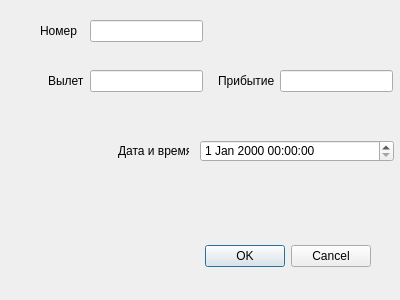
<?xml version="1.0" encoding="UTF-8"?>
<ui version="4.0">
 <class>Dialog</class>
 <widget class="QDialog" name="Dialog">
  <property name="geometry">
   <rect>
    <x>0</x>
    <y>0</y>
    <width>400</width>
    <height>300</height>
   </rect>
  </property>
  <property name="windowTitle">
   <string>Dialog</string>
  </property>
  <widget class="QDialogButtonBox" name="buttonBox">
   <property name="geometry">
    <rect>
     <x>30</x>
     <y>240</y>
     <width>341</width>
     <height>32</height>
    </rect>
   </property>
   <property name="orientation">
    <enum>Qt::Horizontal</enum>
   </property>
   <property name="standardButtons">
    <set>QDialogButtonBox::Cancel|QDialogButtonBox::Ok</set>
   </property>
  </widget>
  <widget class="QLineEdit" name="number">
   <property name="geometry">
    <rect>
     <x>90</x>
     <y>20</y>
     <width>113</width>
     <height>22</height>
    </rect>
   </property>
  </widget>
  <widget class="QLabel" name="number_label">
   <property name="geometry">
    <rect>
     <x>40</x>
     <y>20</y>
     <width>49</width>
     <height>21</height>
    </rect>
   </property>
   <property name="text">
    <string>Номер</string>
   </property>
  </widget>
  <widget class="QLineEdit" name="departure">
   <property name="geometry">
    <rect>
     <x>90</x>
     <y>70</y>
     <width>113</width>
     <height>22</height>
    </rect>
   </property>
  </widget>
  <widget class="QLineEdit" name="arrival">
   <property name="geometry">
    <rect>
     <x>280</x>
     <y>70</y>
     <width>113</width>
     <height>22</height>
    </rect>
   </property>
  </widget>
  <widget class="QLabel" name="dep_label">
   <property name="geometry">
    <rect>
     <x>48</x>
     <y>70</y>
     <width>41</width>
     <height>21</height>
    </rect>
   </property>
   <property name="text">
    <string>Вылет</string>
   </property>
  </widget>
  <widget class="QLabel" name="arr_label">
   <property name="geometry">
    <rect>
     <x>218</x>
     <y>70</y>
     <width>61</width>
     <height>21</height>
    </rect>
   </property>
   <property name="text">
    <string>Прибытие</string>
   </property>
  </widget>
  <widget class="QDateTimeEdit" name="date_time">
   <property name="geometry">
    <rect>
     <x>200</x>
     <y>140</y>
     <width>194</width>
     <height>22</height>
    </rect>
   </property>
  </widget>
  <widget class="QLabel" name="date_label">
   <property name="geometry">
    <rect>
     <x>118</x>
     <y>140</y>
     <width>71</width>
     <height>21</height>
    </rect>
   </property>
   <property name="text">
    <string>Дата и время</string>
   </property>
  </widget>
 </widget>
 <resources/>
 <connections>
  <connection>
   <sender>buttonBox</sender>
   <signal>accepted()</signal>
   <receiver>Dialog</receiver>
   <slot>accept()</slot>
   <hints>
    <hint type="sourcelabel">
     <x>248</x>
     <y>254</y>
    </hint>
    <hint type="destinationlabel">
     <x>157</x>
     <y>274</y>
    </hint>
   </hints>
  </connection>
  <connection>
   <sender>buttonBox</sender>
   <signal>rejected()</signal>
   <receiver>Dialog</receiver>
   <slot>reject()</slot>
   <hints>
    <hint type="sourcelabel">
     <x>316</x>
     <y>260</y>
    </hint>
    <hint type="destinationlabel">
     <x>286</x>
     <y>274</y>
    </hint>
   </hints>
  </connection>
 </connections>
</ui>
